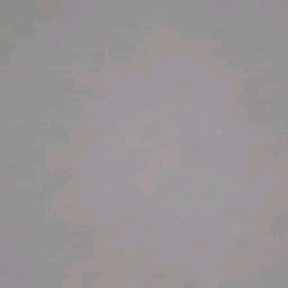
#> input picture data/raw/electronic-components-bmp/background/0.bmp, 96 x 96 px (shown 3 times larger); its folder holds only this picture in this run
$ jupyter execute Module-1_Image_classification_raw_uploader.ipynb
#> lines starting #> are read from the running program, lines starting #| are printed output that depends on the picture; long printed decimals are rounded
[cell 1]
import numpy as np
import matplotlib.pyplot as plt

import random, os, PIL, json, time, hmac, hashlib, requests, threading, queue

from skimage.transform import resize

from dotenv import load_dotenv
             # Used to scale/resize image arrays

[cell 2]
### Settings

# Edge Impulse > your_project > Dashboard > Keys --> see .env file for API and hmac keys
#EI_API_KEY = "ei_3cfca06d52..."
#EI_HMAC_KEY = "6e8..."

# Number of threads to run to upload data to Edge Impulse
NUM_THREADS = 20

# Location of dataset
DATASET_PATH = "../data/raw/electronic-components-bmp"

# Desired resolution of images
TARGET_WIDTH = 28
TARGET_HEIGHT = 28

# Invert image (dark backgrounds can sometimes improve accuracy)
INVERT = False

# Set aside 20% for test set (Edge Impulse automatically extracts validation set during training)
TEST_RATIO = 0.2

# You are welcome to change the seed to try a different validation set split
random.seed(42)

[cell 3]
load_dotenv() # loads .env from the project root by default
api_key = os.getenv("EI_API_KEY")
hmac_key = os.getenv("EI_HMAC_KEY")

print("API_KEY loaded?", bool(api_key))
print("HMAC_KEY loaded?", bool(hmac_key))

** Curate Image Dataset

The following cells perform the following:

Load images from filesystem as grayscale values
Set aside some portion of the dataset as test data
Resize images
Normalize pixel value from [0, 255] to [0.0, 1.0]
Flatten images to 1D array

[cell 4]
### Load images as Numpy arrays

# We want to record the labels and assign a ground truth label as a number to each sample
labels = []
y_all = []    # Lowercase 'y' - 1D vector of the ground truth labels (n)
X_all = []    # Uppercase 'X' - 3D array of all image samples (n x width x height)

# Find the directories in the dataset folder (skip the Jupyter Notebook checkpoints hidden folder)
for label in os.listdir(DATASET_PATH):
  class_dir = os.path.join(DATASET_PATH, label)
  if os.path.isdir(class_dir) and label != ".ipynb_checkpoints":

    # Add the name of the folder to our labels list
    labels.append(label)

    # Go through each image in the folder
    for i, file in enumerate(os.listdir(class_dir)):

      # Skip the Jupyter Notebook checkpoints folder that sometimes gets added
      if file != ".ipynb_checkpoints":

        # Open image and convert to grayscale
        file_path = os.path.join(class_dir, file)
        img = PIL.Image.open(file_path).convert('L')

        # Convert the image to a Numpy array, optionally invern, and append to X
        img_array = np.asarray(img)
        if INVERT:
          img_array = 255 - img_array
        X_all.append(img_array)

        # Add label to the y array
        y_all.append(label)

    # Show how many images we loaded
    print("Added", str(i + 1), "images from", label)
#> pass 2 of the loop `for label in os.listdir(DATASET_PATH):`:
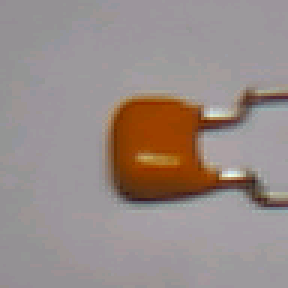
#> input picture data/raw/electronic-components-bmp/capacitor/11.bmp, 96 x 96 px (shown 3 times larger)
#> `img = PIL.Image.open(file_path).convert('L')`:
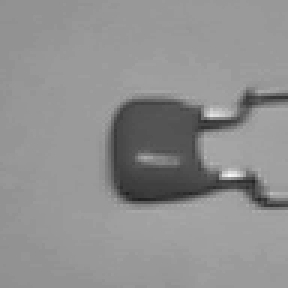
#> img: PIL image 96x96 L (shown 3 times larger); min 32, max 247, mean 143.4

# Calculate total number of samples
num_samples = len(X_all)
#> num_samples = 2

# Sort the labels list by alphabetical order
labels = sorted(labels)

# Print out labels and number of samples
print(labels)
print("Number of samples:", num_samples)
#| Number of samples: 2

[cell 5]
### Shuffle samples and labels together, divide into test and training sets

# Shuffle samples and associated labels together
X_y = list(zip(X_all, y_all))
#> X_y = 2 items
random.shuffle(X_y)
X_all, y_all = zip(*X_y)
#> y_all = ('capacitor', 'background')

# Calculate number of validation and test samples to put aside (round down)
num_samples_test = int(TEST_RATIO * num_samples)
#> num_samples_test = 0

# The first `num_samples_test` samples of the shuffled list becomes the test set
X_test = X_all[:num_samples_test]
#> X_test = ()
y_test = y_all[:num_samples_test]
#> y_test = ()

# The remaining samples become the training set
X_train = X_all[num_samples_test:]
y_train = y_all[num_samples_test:]
#> y_train = ('capacitor', 'background')

# Remember the number of samples in the test set
num_samples_train = len(X_train)
#> num_samples_train = 2

# Print out the number of test and training samples
print("Number of test samples:", num_samples_test)
#| Number of test samples: 0
print("Number of training samples:", num_samples_train)
#| Number of training samples: 2

[cell 6]
### View one of the training samples

# Chose which sample you want to view
idx = 0

# Print out label (numbe and string) and part of the array
print("Label: " + y_train[idx])
#| Label: capacitor
print(X_train[idx])
#> (printed output is left out)

# Display image from array
plt.imshow(X_train[idx], cmap='gray', vmin=0, vmax=255)

[cell 7]
### Function to resize list of images
def resize_images(images, width, height, anti_aliasing=True):
  """
  Prove a list of Numpy arrays (in images parameter) to have them all resized to desired height and
  width. Returns the list of newly resized image arrays.

  NOTE: skimage resize returns *normalized* image arrays (values between 0..1)
  """
#> called with width = 28, height = 28, anti_aliasing = True
  X_out = []
  for i, img in enumerate(images):
    X_out.append(resize(img, (height, width), anti_aliasing=anti_aliasing))
#> this loop made 2 passes
#> after the loop, X_out = 2 items
  return X_out

[cell 8]
### Scale/crop images (Note: also normalizes data to 0..1)

# Resize (scale) all images in the training set
X_train = resize_images(X_train, TARGET_WIDTH, TARGET_HEIGHT)
#> X_train = 2 items

# Resize (scale) all images in the test set
X_test = resize_images(X_test, TARGET_WIDTH, TARGET_HEIGHT)
#> X_test = []

[cell 9]
### View training sample again (after they all have been scaled)

# Chose which sample you want to view
idx = 0

# Print out label (numbe and string) and part of the array
print("Label: " + y_train[idx])
#| Label: capacitor
print("First row:", X_train[idx][:1,:])
#| First row: [[0.5699   0.5725 0.5726 0.5726 0.5726 0.5727
#|   0.5738 0.5765 0.5806 0.5856  0.5918 0.5919
#|   0.596 0.5961 0.5965 0.5967 0.5978 0.5998
#|   0.6012 0.6 0.6025 0.5992 0.6003  0.6025
#|   0.6001 0.5974  0.5963 0.5963]]

# Display image from array (note that images have been normalized)
plt.imshow(X_train[idx], cmap='gray', vmin=0, vmax=1)
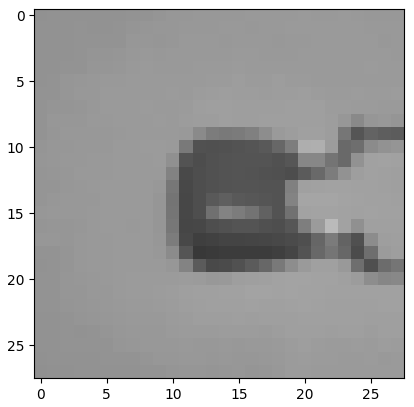
#> figure drawn by matplotlib, 1 panel

[cell 10]
### Convert list of samples into Numpy arrays

# Convert sets
X_train = np.asarray(X_train)
X_test = np.asarray(X_test)
#> X_test = empty array

# Print out the new Numpy array shapes (always a good idea to check the shapes!)
print("Training X:", X_train.shape)
#| Training X: (2, 28, 28)
print("Test X:", X_test.shape)
#| Test X: (0,)

[cell 11]
### Flatten each image to a 1D vector (DNN requires 1D input)

# Compute length of 1D array that we will flatten each image to
len_vector = TARGET_WIDTH * TARGET_WIDTH

# Flatten matricies to vectors
X_train = X_train.reshape(num_samples_train, len_vector)
X_test = X_test.reshape(num_samples_test, len_vector)

# Print out the new Numpy array shapes (always a good idea to check the shapes!)
print("Training X:", X_train.shape)
#| Training X: (2, 784)
print("Test X:", X_test.shape)
#| Test X: (0, 784)

## Helper Functions

The following functions are used to assist in task of uploading samples to your Edge Impulse project.

[cell 12]
def create_json_wrapper():
  """
  Construct initial JSON wrapper as a template
  """

  # Start with all zeros. Hs256 gives 32 bytes and we encode in hex. So, we need 64 characters here.
  empty_signature = ''.join(['0'] * 64)

  # Create JSON wrapper for data
  data = {
      "protected": {
          "ver": "v1",
          "alg": "HS256",
          "iat": time.time()                  # Epoch time, seconds since 1970
      },
      "signature": empty_signature,
      "payload": {
          "device_type": "pre-made",          # Pre-made dataset (not collected)
          "interval_ms": 1,                   # Pretend it's interval of 1 ms
          "sensors": [
              { "name": "img", "units": "B" } # Unitless ("Byte" data)
          ],
          "values": []
      }
  }

  return data

[cell 13]
def send_sample(data, label, test_set=False):
  """
  Send raw data sample to Edge Impulse project, return HTTP status code
  """

  # Encode message in JSON format
  encoded = json.dumps(data)

  # Sign message
  signature = hmac.new(bytes(hmac_key, 'utf-8'),
                      msg = encoded.encode('utf-8'),
                      digestmod = hashlib.sha256).hexdigest()

  # Set the signature in the message and encode data again to JSON format
  data['signature'] = signature
  encoded = json.dumps(data)

  # Construct URL based on dataset being sent
  if test_set:
    url = 'https://ingestion.edgeimpulse.com/api/testing/data'
  else:
    url = 'https://ingestion.edgeimpulse.com/api/training/data'

  # Upload the data to project
  res = requests.post(url=url,
                      data=encoded,
                      headers={
                          'Content-Type': 'application/json',
                          'x-file-name': str(label),
                          'x-api-key': api_key
                      })

  return res

[cell 14]
def upload_sample(len_vector, is_test_set):
  """
  Pull sample and label from queue and send to Edge Impulse server. To be called within a thread.
  """

  global q

  while not q.empty():

    # Start with empty JSON wrapper
    data = create_json_wrapper()

    # Fill up values field (we need to convert to float to avoid JSON error)
    sample, label = q.get()
    for j in range(len_vector):
      data['payload']['values'].append(float(sample[j]))

    # Send sample
    res = send_sample(data, label, test_set=is_test_set)

    # Check response code
    if (res.status_code != 200):
      print("Failed to upload file to Edge Impulse", res.status_code, res.content)

## Upload training and test sets to Edge Impulse

[cell 15]
### Use many threads to send training data and labels to Edge Impulse project

# Fill queue with training data and labels
q = queue.Queue()
for i in range(num_samples_train):
  q.put((X_train[i], y_train[i]))

# Create and start threads
threads = []
for i in range(NUM_THREADS):
  threads.append(threading.Thread(target=upload_sample, args=(len_vector, False)))
  threads[i].start()

# Wait for threads to be done
for thread in threads:
  thread.join()
